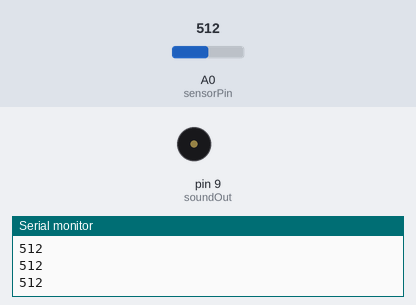
A sketch run on a simulated Arduino Uno, built with avr-gcc and run on an emulated ATmega328P. Parts: buzzer (waves = sounding), the last lines printed to the serial monitor. The inputs (shaded band) are chosen by the test bench; at power-on: A0 (sensorPin) = 512.

Above: at 0.83 s.
1.3 s: A0 (sensorPin) set to 0
At 1.3 s:
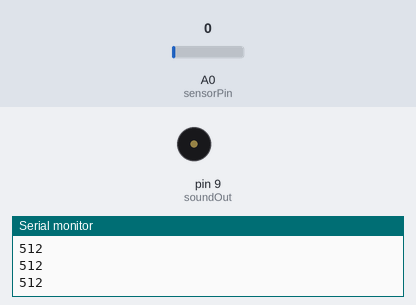
2.8 s: A0 (sensorPin) set to 122
At 2.96 s:
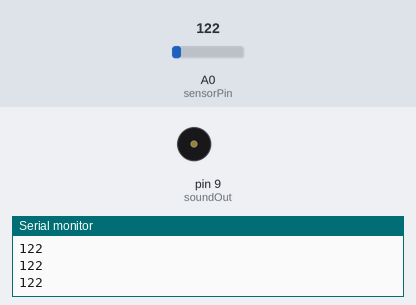
Timing chart, 0 to 11.8 s (numbered marks = the images above; inputs shaded):
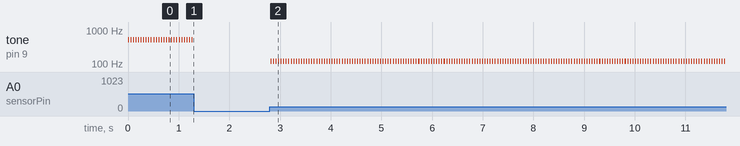

The sketch:

keyestudiotest.ino
```cpp
/*
 * basic test for keyestudio photo cell
 * low light = low 'value'
 * includes sound
 * sound would be better with a map function
 * calibrate seems to make the values very extreme - see thereminMkI
 */

int sensorPin = A0 ;
int value = 0;
const int soundOut = 9;

void setup() {
Serial.begin(9600);
}

void loop() {
value = analogRead(sensorPin);
tone(soundOut,value,20); //send tone to pin 9, play pitch, duration 20 (can change duration to change sound effect)
Serial.println(value, DEC);
delay(50);
}
```

Measured:
- after the input at 1.3 s, tone on pin 9 (soundOut): stops changing and stays silent
- after the input at 2.8 s, tone on pin 9 (soundOut): alternates 122 Hz for 0.02 s and silent for 0.03 s, starting at once
- by itself, tone on pin 9 (soundOut): alternates 512 Hz for 0.02 s and silent for 0.03 s
